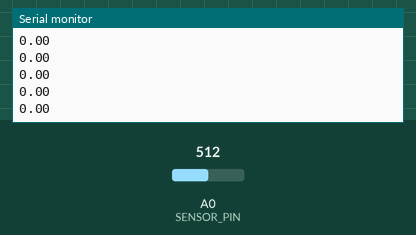
This sketch was run on a simulated Arduino Uno, built with avr-gcc and run on an emulated ATmega328P. Shown: the last lines printed to the serial monitor. The inputs (shaded band) are chosen by the test bench; at power-on: A0 (SENSOR_PIN) = 512.

Above: at 1.2 s.
1.3 s: A0 (SENSOR_PIN) set to 716
At 1.31 s:
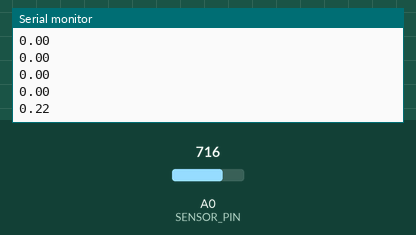
2.8 s: A0 (SENSOR_PIN) set to 900
At 2.82 s:
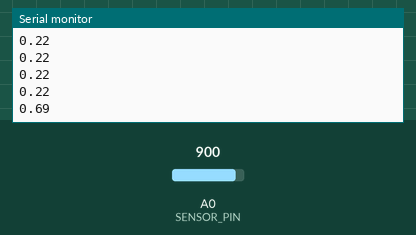
Timing chart, 0 to 5.8 s (numbered marks = the images above; inputs shaded):
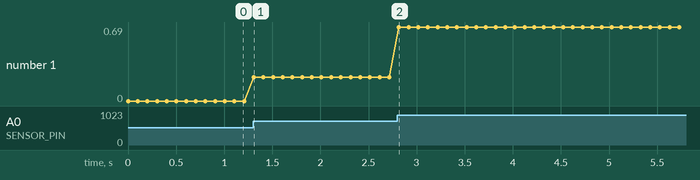

Measured:
- after the input at 1.3 s, the serial monitor: prints a new line at once (image 1)
- after the input at 2.8 s, the serial monitor: prints a new line at once (image 2)
- plotted number 1: 0 → 0.22 after the input at 1.3 s, 0.22 → 0.69 after the input at 2.8 s

The sketch:

PhotoResistor.ino
```cpp
#define SENSOR_PIN A0

int sensorValue = 0;

float dark = 630;
float light = 1024;
float value = 0;

void setup() {
  Serial.begin(9600);
}

void loop() {
  // read the value from the sensor:
  sensorValue = analogRead(SENSOR_PIN);
  value = constrain((sensorValue - dark)/(light - dark), 0, 1);

  Serial.println(value);
  delay(100);
}
```
